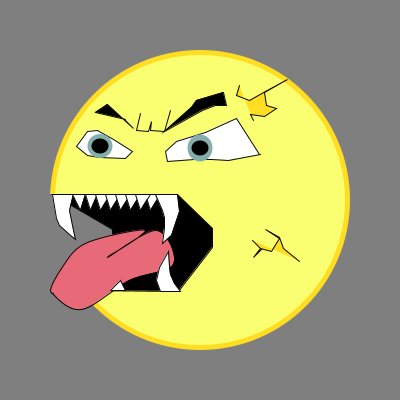
Frame 1 (no input)
Frame 60 (the mouse pressed at the canvas centre just before this capture): identical to frame 1, image omitted
Frame 120 (the mouse held since frame 60 and released just before this capture): identical to frame 1, image omitted

The Processing sketch that drew this single still picture (run headless with seeded random() and noise(); from frame 60 on, the mouse is pressed at the canvas centre):

// Processing sketch: processing_87751
// ── processing_87751.pde

float x;
float y; 

void setup() {
        size(400,400); // La taille de la fenetre.
        frameRate(30); // Le nombre d'images par seconde.
        smooth(); // Lisser les formes dessinees.
        
        x = width/2;
        y = height/2; 
}


void draw() {
        background(127); // Remplir l'arriere-plan d'une teinte de gris.
        noStroke();
        fill(#FFDE21);
        ellipse (x,y,300,300);
           fill(#FAFF71);
        ellipse (x,y,290,290);
        
        stroke(10) ;
        
        fill(255);
beginShape(); //oeil 1
vertex(x+59, y-46);
vertex(x+36, y-82);
vertex(x+5, y-68);
vertex(x-24.0, y-59);
vertex(x-35.0, y-49);
vertex(x-33, y-39);
vertex(x-6, y-41);
vertex(x+11, y-41);
vertex(x+28, y-40);
vertex(x+60, y-46);
endShape();

beginShape(); //oeil2
vertex(x-113, y-45);
vertex(x-124, y-54);
vertex(x-113, 131.0);
vertex(x-103, y-70);
vertex(x-87.0, y-61);
vertex(x-68, y-49);
vertex(x-75.0,y-42.0);
vertex(x-101.0, y-43.0);
endShape(CLOSE);

noStroke();
fill(#84ADAC);
ellipse(x,y-52,25,27);
fill(0);
ellipse(x,y-52,17,15);
fill(#84ADAC);
ellipse(x-100,y-54,25,24);
fill(0);
ellipse(x-100,y-54,17,15);

fill(127);
noStroke();
rect(x-150,y-6,100,96);
stroke(10);

fill(0);
beginShape(); //bouche
vertex(x-88.0, y+47);
vertex(x-121, y+90);
vertex(x-22,y+91 );
vertex(x+12, y+47);
vertex(x+12, y+28);
vertex(x-23.0, y-6);
vertex(x-148,y-6);
vertex(x-88, y+29);
endShape(CLOSE);

fill(255);
beginShape();
vertex(x-50,y-6);
vertex(x-40,y-6);
vertex(x-50,y+10);
vertex(x-55,y-6);
endShape(CLOSE);





beginShape(); //dent2
vertex(x-36, y+17);
vertex(x-36, y+28);
vertex(x-38, y+43);
vertex(x-29,y+35);
vertex(x-21, y+11);
vertex(x-23, y-6);
vertex(x-45, y-6);
vertex(x-38, y+10);
endShape(CLOSE);

beginShape(); //dent3
vertex(x-104.0, y+83);
vertex(x-106, y+73);
vertex(x-107,y+63);
vertex(x-102, y+39);
vertex(x-114.0, y+53);
vertex(x-122, y+73);
vertex(x-121, y+90);
vertex(x-97, y+90);
endShape(CLOSE);

stroke(5);
fill(#E86978);
beginShape();
curveVertex(x-85, y+66);
curveVertex(x-147, y+93);
curveVertex(x-137,y+65);
curveVertex(x-113, y+42);
curveVertex(x-55, y+30);
curveVertex(x-93.0, y+57);
curveVertex(x-44.0, y+30);
curveVertex(x-27.0, y+64);
curveVertex(x-71, y+80);
curveVertex(x-119, y+109);
curveVertex(x-149, y+92);
curveVertex(x-156, y+72);
endShape();

stroke(10);

fill(255);
beginShape(); //dent2
vertex(x-36, y+17);
vertex(x-36, y+28);
vertex(x-38, y+43);
vertex(x-29,y+35);
vertex(x-21, y+11);
vertex(x-23, y-6);
vertex(x-45, y-6);
vertex(x-38, y+10);
endShape(CLOSE);


fill(255);
beginShape(); //dent1
vertex(x-141, y+25.0);
vertex(x-131, y+34.0);
vertex(x-125, y+39.0);
vertex(x-128, y+25.0);
vertex(x-131, y+10.0);
vertex(x-127, y-6.0);
vertex(x-148, y-6.0);
vertex(x-144, y+18.0);
endShape(CLOSE);

beginShape();
vertex(x-26, y+83);
vertex(x-30, y+74);
vertex(x-31, y+66);
vertex(x-32.0, y+51);
vertex(x-41.0, y+67);
vertex(x-44.0, y+80);
vertex(x-40, y+91);
vertex(x-20, y+91);
endShape(CLOSE);



fill(255);
beginShape();
vertex(x-128,y-6);
vertex(x-115,y-6);
vertex(x-120,y+10);
vertex(x-128,y-6);
endShape(CLOSE);

fill(255);
beginShape();
vertex(x-115,y-6);
vertex(x-103,y-6);
vertex(x-110,y+10);
vertex(x-115,y-6);
endShape(CLOSE);

fill(255);
beginShape();
vertex(x-103,y-6);
vertex(x-90,y-6);
vertex(x-100,y+10);
vertex(x-105,y-6);
endShape(CLOSE);

fill(255);
beginShape();
vertex(x-90,y-6);
vertex(x-80,y-6);
vertex(x-90,y+10);
vertex(x-95,y-6);
endShape(CLOSE);


fill(255);
beginShape();
vertex(x-80,y-6);
vertex(x-70,y-6);
vertex(x-80,y+10);
vertex(x-85,y-6);
endShape(CLOSE);


fill(255);
beginShape();
vertex(x-70,y-6);
vertex(x-60,y-6);
vertex(x-70,y+10);
vertex(x-75,y-6);
endShape(CLOSE);

fill(255);
beginShape();
vertex(x-60,y-6);
vertex(x-50,y-6);
vertex(x-60,y+10);
vertex(x-65,y-6);
endShape(CLOSE);

fill(255);
beginShape();
vertex(x-90,y+90);
vertex(x-90,y+90);
vertex(x-80,y+80);
vertex(x-75,y+90);
endShape(CLOSE);


fill(0);

beginShape();
vertex(x-75, y-81);
vertex(x-105, y-88);
vertex(x-93.0, y-96);
vertex(x-67.0, y-72);
vertex(x-76.0, y-81);
endShape();

fill(#FAFF71);
beginShape();
vertex(x-30, y-90);
vertex(x-36, y-69);
vertex(x-50, y-70);
vertex(x-49.0, y-79);
vertex(x-52.0, y-69);
vertex(x-64, y-70);
vertex(x-60, y-87);
endShape();


fill(0);
beginShape();
vertex(x-9, y-93);
vertex(x-36, y-69);
vertex(x+2, y-90);
vertex(x+15,y-95);
vertex(x+26, y-95);
vertex(x+23, y-108);
vertex(x-4.0, y-100);
endShape();

stroke(5);
fill(#FFDE21);
beginShape();
vertex(x+39, y-115);
vertex(x+36, y-105);
vertex(x+49, y-100);
vertex(x+65, y-109);
vertex(x+87, y-121);
vertex(x+64, y-108);
vertex(x+66, y-95);
vertex(x+76, y-92);
vertex(x+64, y-84);
vertex(x+50, y-86);
vertex(x+53, y-80);
endShape();

fill(#FFDE21);
beginShape();
vertex(x+99, y+61);
vertex(x+83, y+48);
vertex(x+79, y+37);
vertex(x+65, y+29);
vertex(x+79, y+38);
vertex(x+71, y+51);
vertex(x+60, y+48);
vertex(x+53, y+57);
vertex(x+61, y+49);
vertex(x+52, y+40);
endShape();







}
